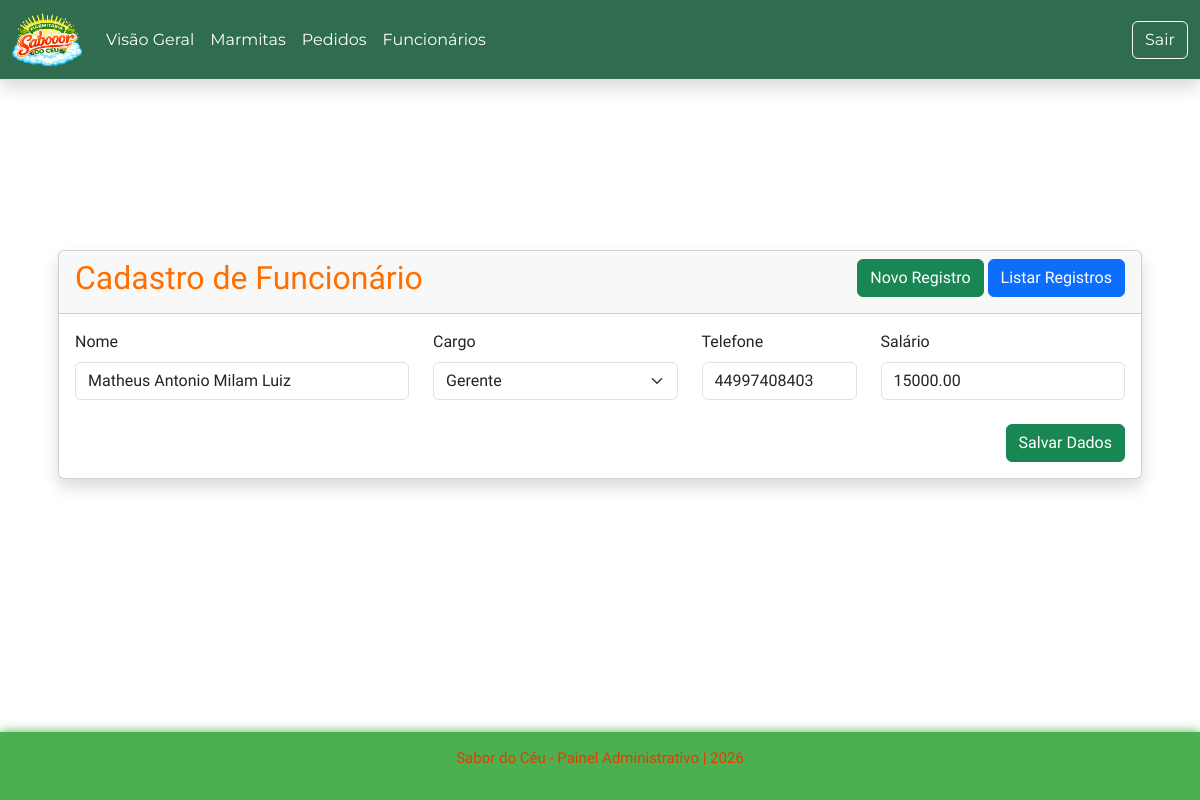
The page /admin/cadastrar/funcionario?id=1 (signed in) on the database its author committed.
### tables this page shows
CREATE TABLE `funcionario` (
  `id_funcionario` bigint(20) NOT NULL,
  `nm_funcionario` varchar(100) NOT NULL,
  `nr_telefone` varchar(20) DEFAULT NULL,
  `nr_salario` decimal(10,2) NOT NULL,
  `id_cargo` bigint(20) DEFAULT NULL
);

CREATE TABLE `cargo` (
  `id_cargo` bigint(20) NOT NULL,
  `nm_cargo` varchar(50) NOT NULL
);

### admin/pages/cadastrar/funcionario.php (the view, shortened to what this page needs)
<?php
$cargos = $pdo->query("SELECT id_cargo, nm_cargo FROM cargo ORDER BY nm_cargo")->fetchAll(PDO::FETCH_OBJ);
if (!empty($id)) {
    $sql = "SELECT id_funcionario, nm_funcionario, id_cargo, nr_telefone, nr_salario FROM funcionario WHERE id_funcionario = :id LIMIT 1";
    $consulta = $pdo->prepare($sql);
    $consulta->bindParam(":id", $id);
    $consulta->execute();
    $dadosCadastro = $consulta->fetch(PDO::FETCH_OBJ);
}
$nm_funcionario = $dadosCadastro->nm_funcionario ?? null;
$id_cargo_selecionado = $dadosCadastro->id_cargo ?? null;
$nr_telefone = $dadosCadastro->nr_telefone ?? null;
$nr_salario = $dadosCadastro->nr_salario ?? null;
?>
<div class="card shadow m-3">
    <div class="card-header">
        <div class="float-start">
            <h2>Cadastro de Funcionário</h2>
        </div>
        <div class="float-end">
            <a href="cadastrar/funcionario" class="btn btn-success">Novo Registro</a>
            <a href="listar/funcionario" class="btn btn-primary">Listar Registros</a>
        </div>
    </div>
    <div class="card-body">
        <form method="POST" action="salvar/funcionario">
            <div class="row">
                <div class="col-md-4">
                    <label class="form-label">Nome</label>
                    <input type="text" name="nm_funcionario" class="form-control" required value="<?= htmlspecialchars($nm_funcionario) ?>">
                </div>
                <div class="col-md-3">
                    <label class="form-label">Cargo</label>
                    <select name="id_cargo" class="form-select" required>
                        <?php foreach ($cargos as $c) { ?>
                            <option value="<?= $c->id_cargo ?>" <?= $c->id_cargo == $id_cargo_selecionado ? "selected" : "" ?>>
                                <?= htmlspecialchars($c->nm_cargo) ?>
                            </option>
                        <?php } ?>
                    </select>
                </div>
                <div class="col-md-2">
                    <label class="form-label">Telefone</label>
                    <input type="text" name="nr_telefone" class="form-control" value="<?= htmlspecialchars($nr_telefone) ?>">
                </div>
                <div class="col-md-3">
                    <label class="form-label">Salário</label>
                    <input type="number" step="0.01" name="nr_salario" class="form-control" required value="<?= htmlspecialchars($nr_salario) ?>">
                </div>
            </div>
            <br>
            <button type="submit" class="btn btn-success float-end">Salvar Dados</button>
        </form>
    </div>
</div>

### css/style.css (style rules this page uses)
body { min-height: 100vh; display: flex; flex-direction: column; margin: 0; overflow-x: hidden; }
.container h2 { color: #ff6f00; text-align: center; }
h2 { color: #ff6f00; font-family: "Akt", Arial, Helvetica, sans-serif; }

### rows shown on the page
funcionario: nm_funcionario "Matheus Antonio Milam Luiz", id_cargo "Gerente", nr_telefone "44997408403", nr_salario "15000.00"
